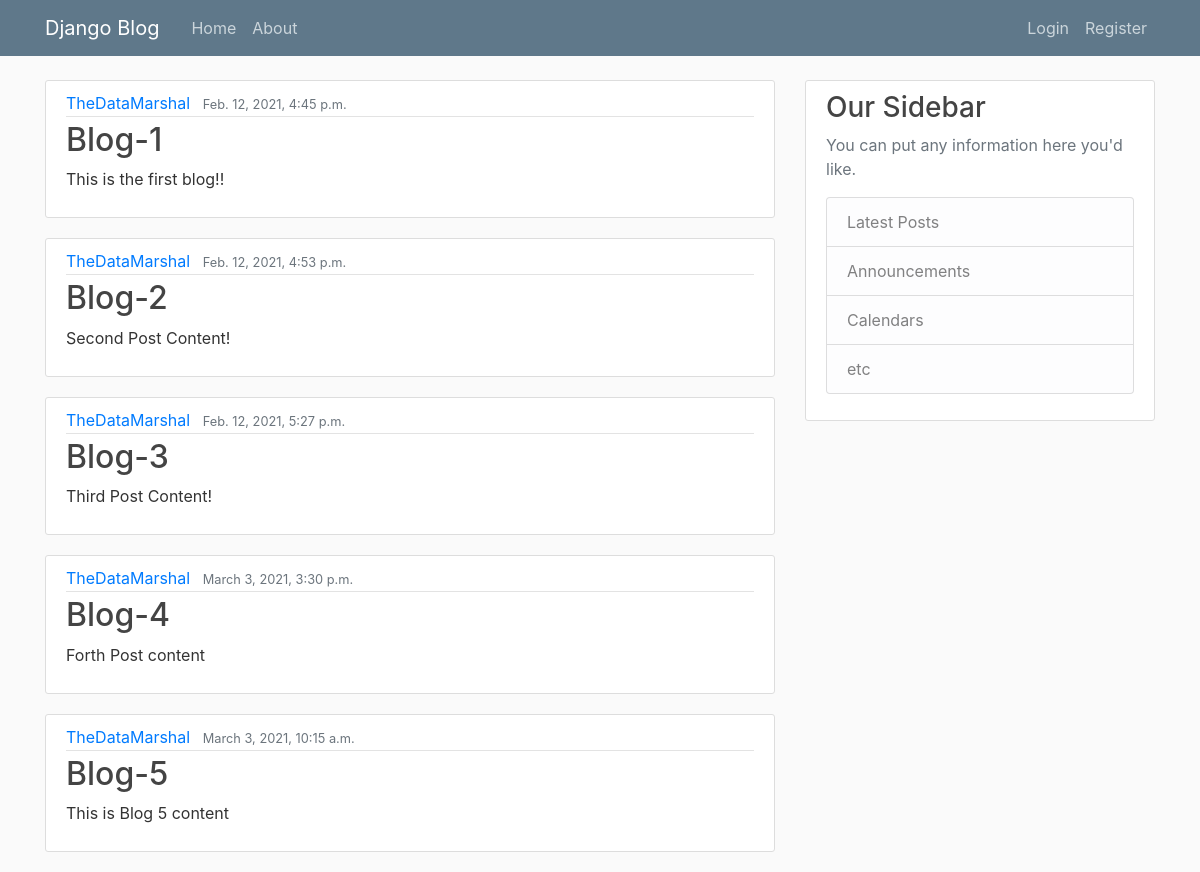
Before: / with the older database file.
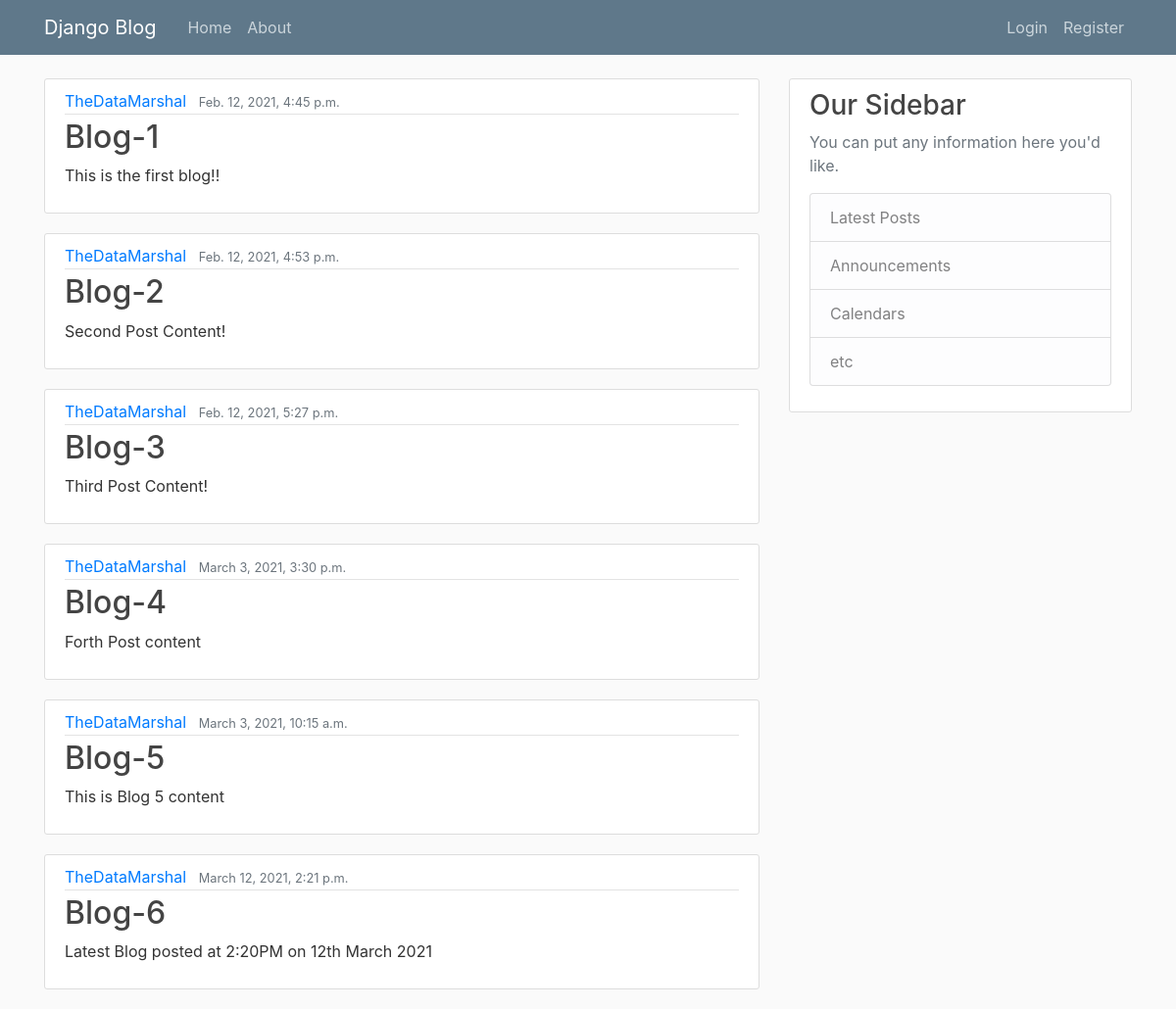
After: the same page with the newer database file.
### blog/models.py (models this page shows, shortened)
class Post(models.Model):
    title = models.CharField(max_length=100)
    content = models.TextField()
    date_posted = models.DateTimeField(default=timezone.now)
    author = models.ForeignKey(User, on_delete=models.CASCADE)

### blog/views.py (the view)
# urls.py: path('', views.home, name='Blog-Home'),
def home(request):
	context = {
		'posts' : Post.objects.all()
	}
	return render(request, 'blog/home.html', context)

### blog/templates/blog/home.html
{% extends "blog/base.html" %}
{% block content %}
    {% for post in posts %}
        <article class="media content-section">
            <div class="media-body">
            <div class="article-metadata">
                <a class="mr-2" href="#">{{ post.author }}</a>
                <small class="text-muted">{{ post.date_posted }}</small>
            </div>
            <h2><a class="article-title" href="#">{{ post.title }}</a></h2>
            <p class="article-content">{{ post.content }}</p>
            </div>
        </article>
    {% endfor %}
{% endblock content %}

Changed rows visible on the page:
added Post: author "TheDataMarshal", date_posted "March 12, 2021, 2:21 p.m.", title "Blog-6", content "Latest Blog posted at 2:20PM on 12th March 2021"
